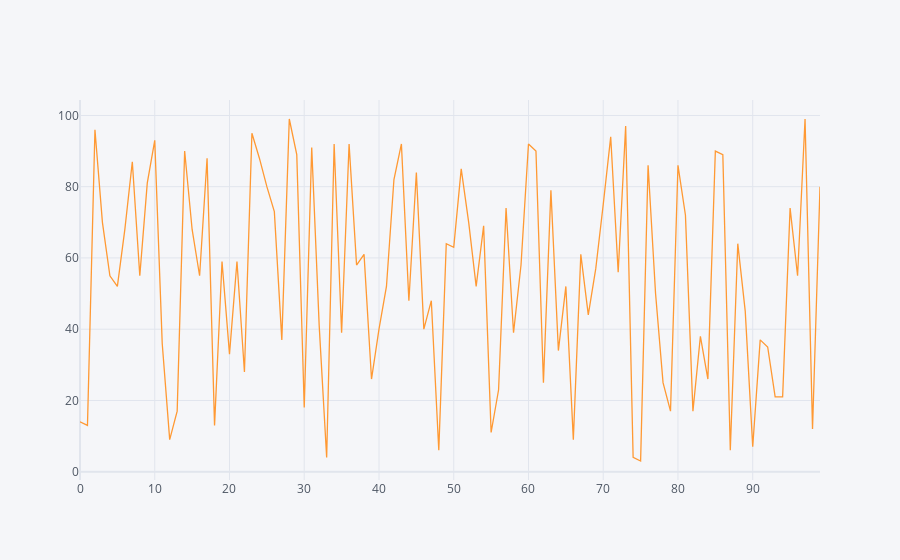

The notebook cell saved with this chart:
### Code cell
df1.iplot()

### Figure 1 — Plotly figure (JSON) as saved in the notebook; plotly's stock layout.template omitted (floating-point values rounded to 4 significant figures)
{"data": [{"line": {"color": "rgba(255, 153, 51, 1.0)", "dash": "solid", "shape": "linear", "width": 1.3}, "mode": "lines", "name": "0", "text": "", "type": "scatter", "x": [0, 1, 2, 3, 4, 5, 6, 7, 8, 9, 10, 11, 12, 13, 14, 15, 16, 17, 18, 19, 20, 21, 22, 23, 24, 25, 26, 27, 28, 29, 30, 31, 32, 33, 34, 35, 36, 37, 38, 39, 40, 41, 42, 43, 44, 45, 46, 47, 48, 49, 50, 51, 52, 53, 54, 55, 56, 57, 58, 59, 60, 61, 62, 63, 64, 65, 66, 67, 68, 69, 70, 71, 72, 73, 74, 75, 76, 77, 78, 79, 80, 81, 82, 83, 84, 85, 86, 87, 88, 89, 90, 91, 92, 93, 94, 95, 96, 97, 98, 99], "y": [14, 13, 96, 70, 55, 52, 68, 87, 55, 81, 93, 36, 9, 17, 90, 68, 55, 88, 13, 59, 33, 59, 28, 95, 88, 80, 73, 37, 99, 89, 18, 91, 41, 4, 92, 39, 92, 58, 61, 26, 40, 52, 82, 92, 48, 84, 40, 48, 6, 64, 63, 85, 70, 52, 69, 11, 23, 74, 39, 58, 92, 90, 25, 79, 34, 52, 9, 61, 44, 57, 75, 94, 56, 97, 4, 3, 86, 50, 25, 17, 86, 72, 17, 38, 26, 90, 89, 6, 64, 45, 7, 37, 35, 21, 21, 74, 55, 99, 12, 80]}], "layout": {"legend": {"bgcolor": "#F5F6F9", "font": {"color": "#4D5663"}}, "paper_bgcolor": "#F5F6F9", "plot_bgcolor": "#F5F6F9", "title": {"font": {"color": "#4D5663"}}, "xaxis": {"gridcolor": "#E1E5ED", "showgrid": true, "tickfont": {"color": "#4D5663"}, "title": {"font": {"color": "#4D5663"}, "text": ""}, "zerolinecolor": "#E1E5ED"}, "yaxis": {"gridcolor": "#E1E5ED", "showgrid": true, "tickfont": {"color": "#4D5663"}, "title": {"font": {"color": "#4D5663"}, "text": ""}, "zerolinecolor": "#E1E5ED"}}}
